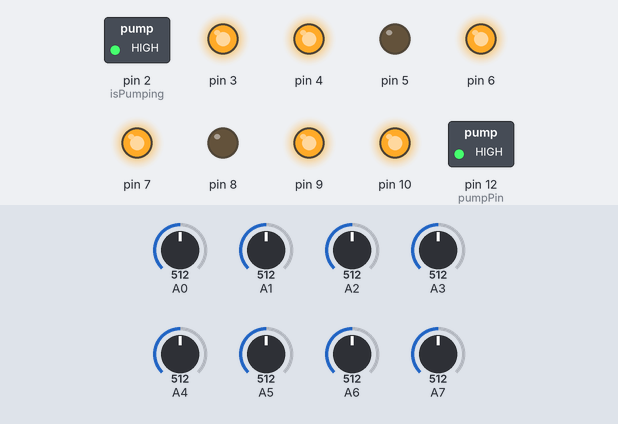
This sketch was run on a simulated Arduino Nano, built with avr-gcc and run on an emulated ATmega328P. Shown: switched loads named in the sketch (green lamp = pin HIGH), output pins drawn as LEDs (lit = HIGH). The inputs (shaded band) are chosen by the test bench; at power-on: A0 = 512, A4 = 512, A1 = 512, A5 = 512, A2 = 512, A3 = 512, A6 = 512, A7 = 512. What the sketch prints to the serial monitor is not drawn.

Above: at 2.1 s.
2.2 s: A0 set to 544
At 3.4 s:
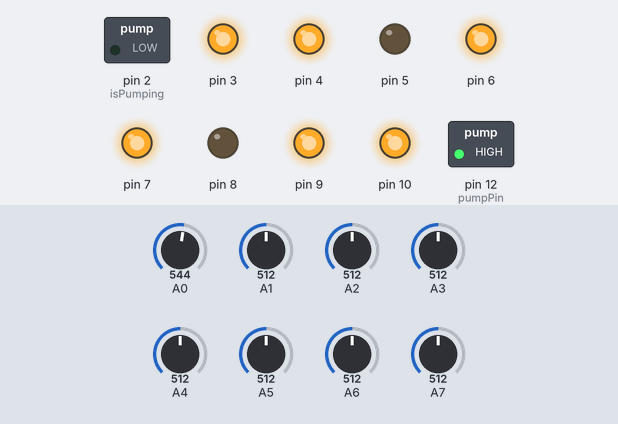
3.7 s: A4 set to 559
5.2 s: A4 set to 584
At 6.1 s:
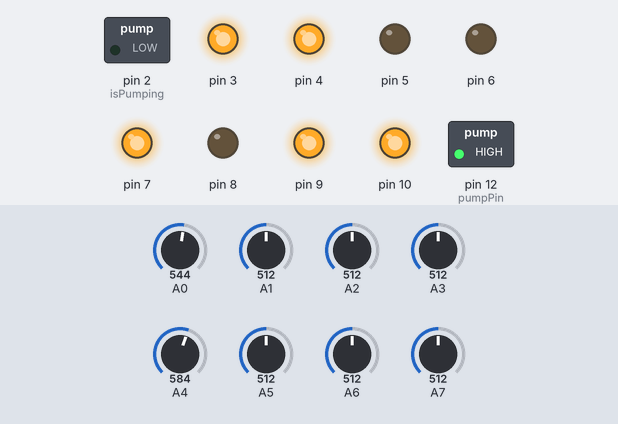
6.7 s: A1 set to 529
9.7 s: A1 set to 555
At 10.4 s:
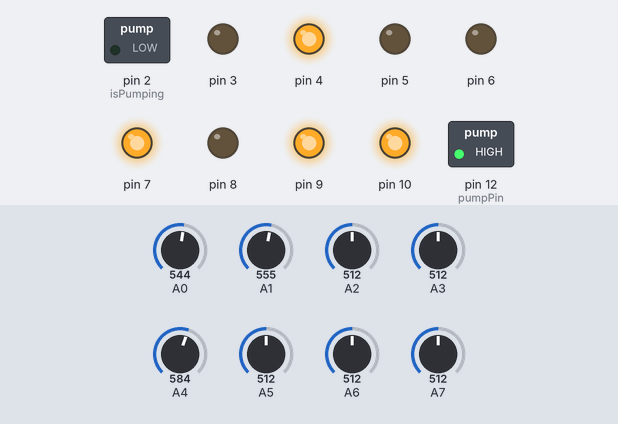
11.2 s: A5 set to 716
At 12.2 s:
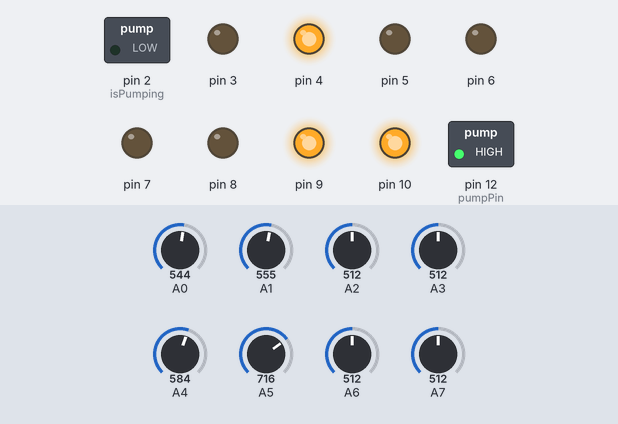
Timing chart, 0 to 13.8 s (numbered marks = the images above; inputs shaded):
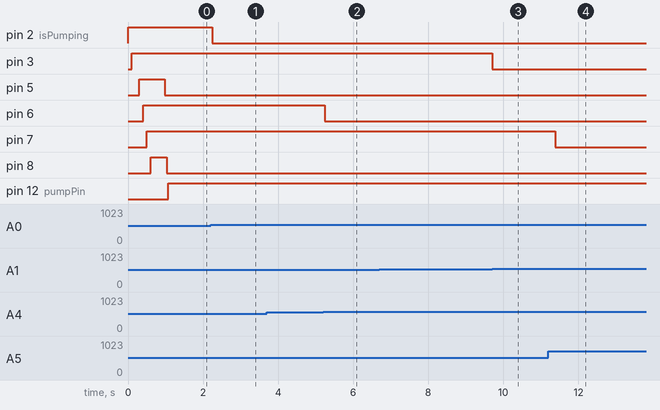

The sketch:

plant_watering.ino
```cpp
//////////////////////////////////////////////////////////////////
/// ARDUINO SOIL MOISTURE

// https://github.com/earyzhe/plant_watering_system_arduino

////////////////////////////////////////////////////////////////////
#define SYSTEMID "nano-01"

class Module
{
  public:
    Module(int, int, char, int, int, int, int, int, bool, char*);
    int readPin;
    int currentPercentage;
    char id;
    int moistureSettingHigh;
    int servoPin;
    int sensorLowerValue;
    int sensorUpperValue;
    int moistureSettingLow;
    bool isPumping;
    char* plantType;
};

/// Constructor for each module
Module::Module(int a, int b, char c, int d, int e, int f, int g, int h, bool i, char* j )
{
  readPin = a;
  currentPercentage = b;
  id = c;
  moistureSettingHigh = d;
  servoPin = e;
  sensorLowerValue = f;
  sensorUpperValue = g;
  moistureSettingLow = h;
  isPumping = i;
  plantType = j;
}

#define MODULE_COUNT 8

const int pumpPin = 12;
const char systemId = "plant_system";
const float baudRate = 115200;
bool isSleeping = false;

// Time in milliseconds
const unsigned long  loopDelayNormalSecs = 600;
//const unsigned long  loopDelayNormalSecs = 1;
const int loopDelayPumpmilli = 100;

Module modules[MODULE_COUNT] = {
  Module(A0, 0, '1', 70, 2, 622, 323, 30, false, "scindapsus"),
  Module(A1, 0, '2', 70, 3, 640, 323, 30, false, "scindapsus"),    /// Checked sensor values 2/6/2019 Plant two - Hanging plant
  Module(A2, 0, '3', 70, 4, 622, 312, 30, false, "scindapsus"),
  Module(A3, 0, '4', 90, 5, 664, 339, 50, false, "tray"),    // Big plant bed
  Module(A4, 0, '5', 70, 6, 672, 165, 20, false, "bonsai"),     // Checked sensor values 8/5/2019 bonsai
  Module(A5, 0, '6', 60, 7, 700, 372, 10, false, "cactus"),     // Checked sensor values 2/6/2019 Cactus
  Module(A6, 0, '7', 70, 8, 597, 287, 30, false, "peace_lily"), // Checked sensor values 8/5/2019 Peace Lily
  Module(A7, 0, '8', 70, 9, 672, 312, 30, false, "scindapsus")
};

void setup()
{
  Serial.begin(baudRate);
  // Initialise pins
  for (int i = 2; i < (MODULE_COUNT + 3); i++)
  {
    Serial.print("Pin ");
    Serial.print(i);
    pinMode(i, OUTPUT);
    Serial.print(" is set to OUTPUT\n");
    digitalWrite(i, HIGH);
     modules[i].isPumping = false;

    delay(100);
  }
  pinMode(pumpPin, OUTPUT);
  digitalWrite(pumpPin, LOW);
  Serial.println("Finished setup");
}

void loop()
{
  checkPlants();
  if (Serial.available() > 0) {
    recvWithStartEndMarkers();
  }
}

void handleMessage(char* message) {
  Serial.print("In handle message with the  message ");
  Serial.println( message);
  if (message == "SLEEP") {
    isSleeping = true;
  }
  if (message == "WAKE") {
    isSleeping = false;
  }
}

void checkPlants() {
  bool needsPump = false;

  for (int i = 0; i < MODULE_COUNT; i++)
  {
    Module currentModule = modules[i];
    int totalChar = strlen(systemId);
    // Project /
    Serial.print("<plant_system");
    //Tags /
    Serial.print(",thing=");
    Serial.print(SYSTEMID);

    Serial.print(",plnt_typ=");
    Serial.print(currentModule.plantType);
    Serial.print(",id=");
    Serial.print(currentModule.id);

    Serial.print(" ");

    //Fields
    Serial.print("serv_pin=");
    Serial.print(currentModule.servoPin);

    Serial.print(",read_pin=");
    Serial.print(currentModule.readPin);

    Serial.print(",sensor_reading=");
    Serial.print(analogRead(currentModule.readPin));

    Serial.print(",moi_set_hi=");
    Serial.print(currentModule.moistureSettingHigh);

    Serial.print(",moi_set_lo=");
    Serial.print(currentModule.moistureSettingLow);

    Serial.print(",sens_lo_val=");
    Serial.print(currentModule.sensorLowerValue);

    Serial.print(",sens_hi_val=");
    Serial.print(currentModule.sensorUpperValue);
    delay(1);

    currentModule.currentPercentage = convertToPercent(analogRead(currentModule.readPin), currentModule);

    Serial.print(",moi_lvl=");
    Serial.print(currentModule.currentPercentage);

    if (currentModule.currentPercentage < currentModule.moistureSettingLow && !isSleeping)
    {
      currentModule.isPumping = true;
      needsPump = true;
      digitalWrite(currentModule.servoPin, LOW);

      //Opening servo
      Serial.print(",dead_zone=0");
    }
    if (currentModule.currentPercentage >= currentModule.moistureSettingLow && currentModule.currentPercentage <= currentModule.moistureSettingHigh)
    {
      if (!currentModule.isPumping)
      {
        digitalWrite(currentModule.servoPin, HIGH);
      }

      //the deadzone
      Serial.print(",ded_zn=1");
    }
    if (currentModule.currentPercentage > currentModule.moistureSettingHigh)
    {
      currentModule.isPumping = false;
      digitalWrite(currentModule.servoPin, HIGH);

      //Opening servo
      Serial.print(",ded_zn=0");
    }

    byte servoPinState = digitalRead(currentModule.servoPin);
    if (servoPinState == LOW)
    {
      Serial.print(",servo=1");
    }
    else
    {
      Serial.print(",servo=0");
    }

    byte pumpPinState = digitalRead(pumpPin);

    if (currentModule.isPumping)
    {
       Serial.println(",pmp=1>");
    }
    else
    {
       Serial.println(",pmp=0>");
    }
    delay(10);
  }

  if (needsPump)
  {
    digitalWrite(pumpPin, HIGH);
    delay(loopDelayPumpmilli);
  }
  else
  {
    digitalWrite(pumpPin, LOW);
    int p = 0;
    while (p < loopDelayNormalSecs) {
      delay(1000);
      p++;
    }

  }

}

char* recvWithStartEndMarkers()
{
  const byte numChars = 255;
  char receivedChars[numChars];
  boolean newData = false;
  static boolean recvInProgress = false;
  static byte ndx = 0;
  char startMarker = '<';
  char endMarker = '>';
  char rc;

  while (Serial.available() > 0 && newData == false)
  {
    rc = Serial.read();

    if (recvInProgress == true)
    {
      if (rc != endMarker)
      {
        receivedChars[ndx] = rc;
        ndx++;
        if (ndx >= numChars)
        {
          ndx = numChars - 1;
        }
      }
      else
      {
        receivedChars[ndx] = '\0'; // terminate the string
        recvInProgress = false;
        ndx = 0;
        newData = true;
      }
    }

    else if (rc == startMarker)
    {
      recvInProgress = true;
    }
  }
  Serial.print("In recieved chars with the  message ");
  Serial.println(receivedChars);
  if (strcmp(receivedChars,"SLEEP")== 0) {
    isSleeping = true;
    Serial.println("The module is ALSEEP" );
  }
  if (strcmp(receivedChars,"WAKE")==0) {
    isSleeping = false;
    Serial.println("The module is AWAKE");
  }
}

int convertToPercent(int sensorValue, Module module)
{
  int percentValue = 0;
  percentValue = map(sensorValue, module.sensorLowerValue, module.sensorUpperValue, 0, 100);
  return percentValue;
}

void printSetting(int setting)
{
  Serial.print("Setting: ");
  Serial.print(setting);
  Serial.println("%");
}

void printId(String id)
{
  Serial.print(" - Plant ");
  Serial.println(id);
}

void printValueToSerial(int currentPercentage)
{
  Serial.print(" - Moisture Percent: ");
  Serial.print(currentPercentage);
  Serial.println("%");
}
```

Measured:
- the behaviour switches between 532 and 533 on A0 (found by bisection; images 0 and 1)
- the behaviour switches between 570 and 571 on A4 (found by bisection; images 1 and 2)
- the behaviour switches between 544 and 545 on A1 (found by bisection; images 2 and 3)
- after the input at 2.2 s, pin 2 (isPumping): HIGH → LOW at once
- after the input at 3.7 s, every drawn part: stays the same
- after the input at 5.2 s, pin 6: HIGH → LOW at once
- after the input at 6.7 s, every drawn part: stays the same
- after the input at 9.7 s, pin 3: HIGH → LOW at once
- after the input at 11.2 s, pin 7: HIGH → LOW after 0.18 s
